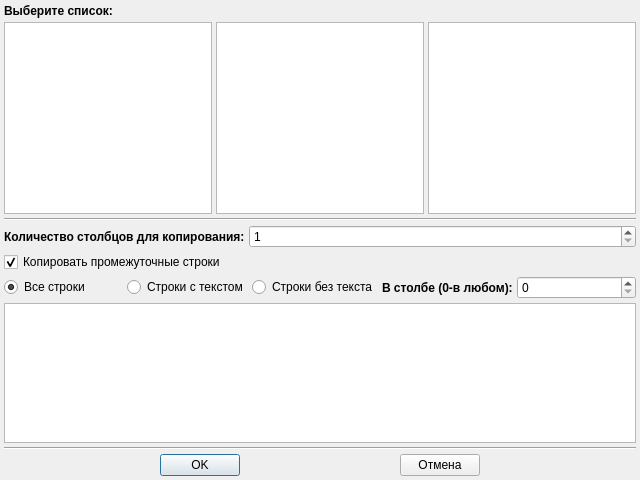
<?xml version="1.0" encoding="UTF-8"?>
<ui version="4.0">
 <class>ListSelectionDialog</class>
 <widget class="QDialog" name="ListSelectionDialog">
  <property name="geometry">
   <rect>
    <x>0</x>
    <y>0</y>
    <width>640</width>
    <height>480</height>
   </rect>
  </property>
  <property name="windowTitle">
   <string>Выбор списка</string>
  </property>
  <layout class="QVBoxLayout" name="verticalLayout">
   <property name="spacing">
    <number>4</number>
   </property>
   <property name="margin">
    <number>4</number>
   </property>
   <item>
    <widget class="QLabel" name="titleLabel">
     <property name="font">
      <font>
       <weight>75</weight>
       <bold>true</bold>
      </font>
     </property>
     <property name="text">
      <string>Выберите список:</string>
     </property>
    </widget>
   </item>
   <item>
    <widget class="QWidget" name="dividerWidget" native="true">
     <property name="sizePolicy">
      <sizepolicy hsizetype="Preferred" vsizetype="MinimumExpanding">
       <horstretch>0</horstretch>
       <verstretch>0</verstretch>
      </sizepolicy>
     </property>
     <layout class="QHBoxLayout" name="dividerLayout">
      <property name="spacing">
       <number>4</number>
      </property>
      <property name="margin">
       <number>0</number>
      </property>
      <item>
       <widget class="QListWidget" name="pagesListWidget"/>
      </item>
      <item>
       <widget class="QListWidget" name="variablesListWidget"/>
      </item>
      <item>
       <widget class="QListWidget" name="columnListWidget"/>
      </item>
     </layout>
    </widget>
   </item>
   <item>
    <widget class="Line" name="line_2">
     <property name="orientation">
      <enum>Qt::Horizontal</enum>
     </property>
    </widget>
   </item>
   <item>
    <widget class="QWidget" name="copyWidget" native="true">
     <layout class="QVBoxLayout" name="verticalLayout_2">
      <property name="spacing">
       <number>4</number>
      </property>
      <property name="margin">
       <number>0</number>
      </property>
      <item>
       <layout class="QHBoxLayout" name="horizontalLayout">
        <item>
         <widget class="QLabel" name="columnCountLabel">
          <property name="sizePolicy">
           <sizepolicy hsizetype="Maximum" vsizetype="Preferred">
            <horstretch>0</horstretch>
            <verstretch>0</verstretch>
           </sizepolicy>
          </property>
          <property name="font">
           <font>
            <weight>75</weight>
            <bold>true</bold>
           </font>
          </property>
          <property name="text">
           <string>Количество столбцов для копирования:</string>
          </property>
         </widget>
        </item>
        <item>
         <widget class="QSpinBox" name="columnCountSpinBox">
          <property name="minimum">
           <number>1</number>
          </property>
          <property name="maximum">
           <number>100</number>
          </property>
         </widget>
        </item>
       </layout>
      </item>
      <item>
       <widget class="QCheckBox" name="copyMiddleRowsCheckBox">
        <property name="text">
         <string>Копировать промежуточные строки</string>
        </property>
        <property name="checked">
         <bool>true</bool>
        </property>
       </widget>
      </item>
      <item>
       <layout class="QHBoxLayout" name="horizontalLayout_3">
        <item>
         <widget class="QRadioButton" name="allRowsRadioButton">
          <property name="text">
           <string>Все строки</string>
          </property>
          <property name="checked">
           <bool>true</bool>
          </property>
         </widget>
        </item>
        <item>
         <widget class="QRadioButton" name="rowsWithTextRadioButton">
          <property name="text">
           <string>Строки с текстом</string>
          </property>
         </widget>
        </item>
        <item>
         <widget class="QRadioButton" name="rowsWithoutTextRadioButton">
          <property name="text">
           <string>Строки без текста</string>
          </property>
         </widget>
        </item>
        <item>
         <widget class="QLabel" name="inCloumnLabel">
          <property name="sizePolicy">
           <sizepolicy hsizetype="Maximum" vsizetype="Preferred">
            <horstretch>0</horstretch>
            <verstretch>0</verstretch>
           </sizepolicy>
          </property>
          <property name="font">
           <font>
            <weight>75</weight>
            <bold>true</bold>
           </font>
          </property>
          <property name="text">
           <string>В столбе (0-в любом):</string>
          </property>
         </widget>
        </item>
        <item>
         <widget class="QSpinBox" name="inColumnSpinBox">
          <property name="minimum">
           <number>0</number>
          </property>
          <property name="maximum">
           <number>100</number>
          </property>
          <property name="value">
           <number>0</number>
          </property>
         </widget>
        </item>
       </layout>
      </item>
      <item>
       <widget class="QPlainTextEdit" name="rulesTextEdit"/>
      </item>
      <item>
       <widget class="Line" name="line">
        <property name="orientation">
         <enum>Qt::Horizontal</enum>
        </property>
       </widget>
      </item>
     </layout>
    </widget>
   </item>
   <item>
    <layout class="QHBoxLayout" name="horizontalLayout_2">
     <property name="spacing">
      <number>4</number>
     </property>
     <item>
      <spacer name="horizontalSpacer">
       <property name="orientation">
        <enum>Qt::Horizontal</enum>
       </property>
       <property name="sizeHint" stdset="0">
        <size>
         <width>40</width>
         <height>20</height>
        </size>
       </property>
      </spacer>
     </item>
     <item>
      <widget class="QPushButton" name="okButton">
       <property name="text">
        <string>OK</string>
       </property>
      </widget>
     </item>
     <item>
      <spacer name="horizontalSpacer_2">
       <property name="orientation">
        <enum>Qt::Horizontal</enum>
       </property>
       <property name="sizeHint" stdset="0">
        <size>
         <width>40</width>
         <height>20</height>
        </size>
       </property>
      </spacer>
     </item>
     <item>
      <widget class="QPushButton" name="cancelButton">
       <property name="text">
        <string>Отмена</string>
       </property>
      </widget>
     </item>
     <item>
      <spacer name="horizontalSpacer_3">
       <property name="orientation">
        <enum>Qt::Horizontal</enum>
       </property>
       <property name="sizeHint" stdset="0">
        <size>
         <width>40</width>
         <height>20</height>
        </size>
       </property>
      </spacer>
     </item>
    </layout>
   </item>
  </layout>
 </widget>
 <tabstops>
  <tabstop>pagesListWidget</tabstop>
  <tabstop>variablesListWidget</tabstop>
  <tabstop>columnListWidget</tabstop>
  <tabstop>okButton</tabstop>
  <tabstop>cancelButton</tabstop>
 </tabstops>
 <resources/>
 <connections/>
</ui>
